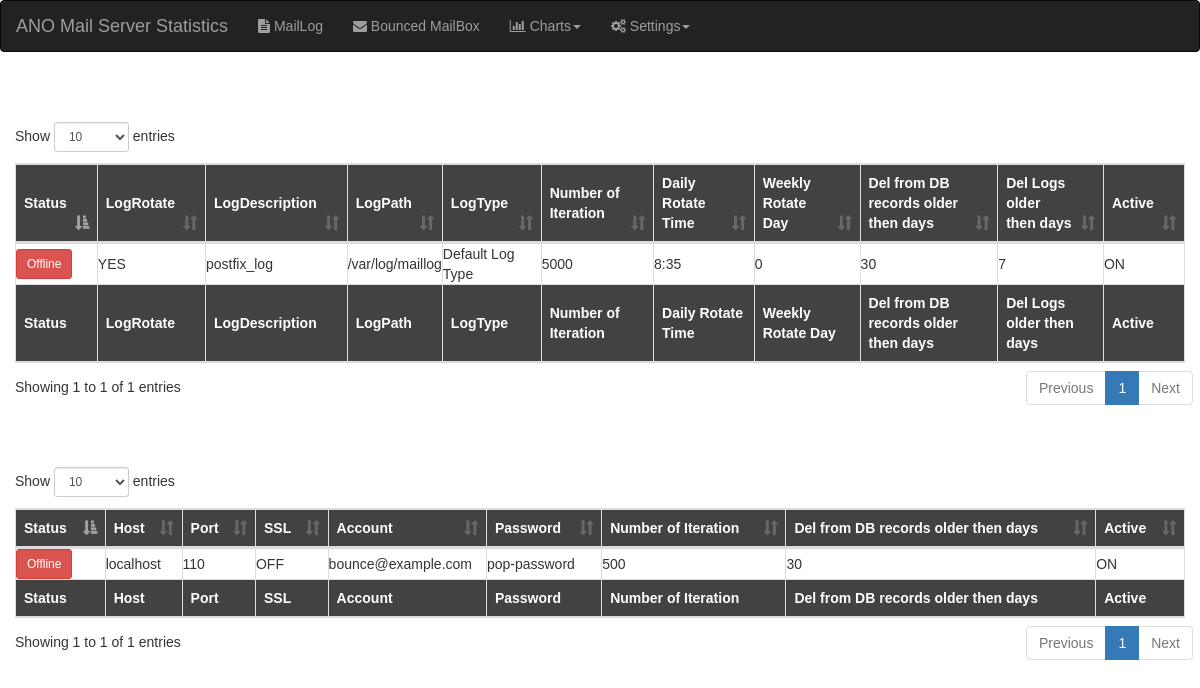
The page / on the database its author committed.
### tables this page shows
CREATE TABLE `config_log` (
  `id` int(11) NOT NULL AUTO_INCREMENT,
  `status` varchar(50) DEFAULT NULL,
  `logrotate` int(11) DEFAULT NULL,
  `log` varchar(255) DEFAULT NULL,
  `log_description` varchar(255) DEFAULT NULL,
  `logtype` int(11) DEFAULT NULL,
  `iteration_num` int(11) DEFAULT NULL,
  `R_H` int(11) DEFAULT NULL,
  `R_M` int(11) DEFAULT NULL,
  `R_W` int(11) DEFAULT NULL,
  `del_older_rows` int(11) DEFAULT NULL,
  `del_older_logs` int(11) DEFAULT NULL,
  `active` int(11) DEFAULT NULL,
  PRIMARY KEY (`id`)
);

CREATE TABLE `config_mbb` (
  `id` int(11) NOT NULL AUTO_INCREMENT,
  `status` varchar(50) DEFAULT NULL,
  `host` varchar(255) DEFAULT NULL,
  `port` int(11) DEFAULT NULL,
  `ssl` int(11) DEFAULT NULL,
  `account` varchar(255) DEFAULT NULL,
  `password` varchar(255) DEFAULT NULL,
  `iteration_num` int(11) DEFAULT NULL,
  `del_older_rows` int(11) DEFAULT NULL,
  `active` tinyint(4) DEFAULT NULL,
  PRIMARY KEY (`id`)
);

### WEB/lib/SQLStatus.php (called while the page is built, shortened)
<?php
class SQLStatus {
	private function ConnectToDB() {
		$XML = file_get_contents(realpath(__DIR__ . '/../../DB/db.xml'));
		$conf = simplexml_load_string($XML);
		$connect = new mysqli($conf->host, $conf->user, $conf->password, $conf->db, intval($conf->port));
		return $connect;
	}
	private function MlogStatus() {
		$conn = $this->ConnectToDB();
		$config_log = $conn->query('select * from config_log');
		$mlog_status = array();
		if($config_log->num_rows > 0) {
			while($row = $config_log->fetch_assoc()) {
				array_push($mlog_status, $row);
			}
		}
		return $mlog_status;
	}
	private function MboxStatus() {
		$conn = $this->ConnectToDB();
		$config_mbb = $conn->query('select * from config_mbb');
		$mbb_status = array();
		if($config_mbb->num_rows > 0) {
			while($row = $config_mbb->fetch_assoc()) {
				array_push($mbb_status, $row);
			}
		}
		return $mbb_status;
	}
	public function GET($data) {
		if($data == 'mlog') {
			return $this->MlogStatus();
		}
		elseif($data == 'mbox') {
			return $this->MboxStatus();
		}
	}
}
?>

### WEB/main.php (the view, shortened to what this page needs)
<?php function main() {
	include('lib/SQLStatus.php');
	$status = new SQLStatus;
?>
<!DOCTYPE html>
<html>
<head>
</head>
<body>
<div class="EmailTables container" style="margin-top: 70px; width: 100%;">
<table class="table-bordered" id="mlog_status">
	<thead>
		<tr>
			<th>Status</th>
			<th>LogRotate</th>
			<th>LogDescription</th>
			<th>LogPath</th>
			<th>LogType</th>
			<th>Number of Iteration</th>
			<th>Daily Rotate Time</th>
			<th>Weekly Rotate Day</th>
			<th>Del from DB records older then days</th>
			<th>Del Logs older then days</th>
			<th>Active</th>
		</tr>
	</thead>
	<tfoot>
		<tr>
			<th>Status</th>
			<th>LogRotate</th>
			<th>LogDescription</th>
			<th>LogPath</th>
			<th>LogType</th>
			<th>Number of Iteration</th>
			<th>Daily Rotate Time</th>
			<th>Weekly Rotate Day</th>
			<th>Del from DB records older then days</th>
			<th>Del Logs older then days</th>
			<th>Active</th>
		</tr>
	</tfoot>
	<tbody>
		<?php
			foreach ($status->GET('mlog') as $row) {
				$column = array();
				if($row['active'] == 1) { $column['active'] = 'ON'; } else { $column['active'] = 'OFF'; }
				if($row['logrotate'] == 1) { $column['logrotate'] = 'YES'; } else { $column['logrotate'] = 'NO'; }
				if($row['logtype'] == 1) { $column['logtype'] = 'Default Log Type'; } else { $column['logtype'] = 'ANO Log Type'; }
				if($row['status'] == 'off') { $column['status'] = '<p class="btn btn-danger btn-sm">Offline</p>'; }
				echo
					'<tr>',
						'<td>',$column['status'],'</td>',
						'<td>',$column['logrotate'],'</td>',
						'<td>',$row['log_description'],'</td>',
						'<td>',$row['log'],'</td>',
						'<td>',$column['logtype'],'</td>',
						'<td>',$row['iteration_num'],'</td>',
						'<td>',$row['R_H'].':'.$row['R_M'],'</td>',
						'<td>',$row['R_W'],'</td>',
						'<td>',$row['del_older_rows'],'</td>',
						'<td>',$row['del_older_logs'],'</td>',
						'<td>',$column['active'],'</td>',
					'</tr>';
			}
		?>
	</tbody>
</table>
</div>
<div class="EmailTables container" style="margin-top: 70px; width: 100%;">
<table class="table-bordered" id="mbox_status">
	<thead>
		<tr>
			<th>Status</th>
			<th>Host</th>
			<th>Port</th>
			<th>SSL</th>
			<th>Account</th>
			<th>Password</th>
			<th>Number of Iteration</th>
			<th>Del from DB records older then days</th>
			<th>Active</th>
		</tr>
	</thead>
	<tfoot>
		<tr>
			<th>Status</th>
			<th>Host</th>
			<th>Port</th>
			<th>SSL</th>
			<th>Account</th>
			<th>Password</th>
			<th>Number of Iteration</th>
			<th>Del from DB records older then days</th>
			<th>Active</th>
		</tr>
	</tfoot>
	<tbody>
		<?php
			foreach ($status->GET('mbox') as $row) {
				$column = array();
				if($row['active'] == 1) { $column['active'] = 'ON'; } else { $column['active'] = 'OFF'; }
				if($row['ssl'] == 1) { $column['ssl'] = 'ON'; } else { $column['ssl'] = 'OFF'; }
				if($row['status'] == 'off') { $column['status'] = '<p class="btn btn-danger btn-sm">Offline</p>'; }
				echo
					'<tr>',
						'<td>',$column['status'],'</td>',
						'<td>',$row['host'],'</td>',
						'<td>',$row['port'],'</td>',
						'<td>',$column['ssl'],'</td>',
						'<td>',$row['account'],'</td>',
						'<td>',$row['password'],'</td>',
						'<td>',$row['iteration_num'],'</td>',
						'<td>',$row['del_older_rows'],'</td>',
						'<td>',$column['active'],'</td>',
					'</tr>';
			}
		?>
	</tbody>
</table>
</div>
</body>
</html>
<?php } ?>

### WEB/index.php (shortened to what this page needs)
<!DOCTYPE html>
<html>
<head>
  <link rel="stylesheet" href="css/font-awesome.css" />
  <link rel="stylesheet" href="css/bootstrap.min.css" />
  <link rel="stylesheet" href="css/dataTables.bootstrap.min.css" />
  <link rel="stylesheet" type="text/css" href="css/select2.min.css" />
  <link rel="stylesheet" type="text/css" href="css/daterangepicker.css" />
  <link rel="stylesheet" type="text/css" href="css/style.css" />
 <?php
 	$today = date('Y-m-d');
 ?>
 </head>
 <body>
	<nav class="navbar navbar-inverse">
	  <div class="container-fluid">
	    <div class="navbar-header">
	      <a class="navbar-brand" href="index.php">ANO Mail Server Statistics</a>
	    </div>
	    <ul class="nav navbar-nav">
	      <li <?php if($_GET['page'] == 'mlist') { echo 'class="active"'; } ?>><a href="index.php?page=mlist&numOFrows=100&daterange=<?php echo $today;?>+-+<?php echo $today;?>"><span class="fa fa-file-text"></span> MailLog</a></li>
	      <li <?php if($_GET['page'] == 'mailbox') { echo 'class="active"'; } ?>><a href="index.php?page=mailbox&numOFrows=100&daterange=<?php echo $today;?>+-+<?php echo $today;?>"><span class="fa fa-envelope"></span> Bounced MailBox</a></li>
	      <li <?php if(($_GET['page'] == 'stats') || ($_GET['page'] == 'bounced')) { echo 'class="dropdown active"'; } else { echo 'class="dropdown"'; } ?> ><a class="dropdown-toggle" data-toggle="dropdown" href="#"><span class="fa fa-bar-chart"></span> Charts<span class="caret"></span></a>
          </li>
	      <li <?php if($_GET['btn'] == 'conf') { echo 'class="active dropdown"'; } else { echo 'class="dropdown"'; } ?> ><a class="dropdown-toggle" data-toggle="dropdown" href="#"><span class="fa fa-gears"></span> Settings<span class="caret"></span></a>
          </li>
	    </ul>
	  </div>
	</nav>
<?php
	if(empty($_GET['page'])) {
		include('main.php');
		main();
	}
	elseif($_GET['page'] == 'bounced') {
		include('PieChart.php');
		PieChart();
	}
	elseif ($_GET['page'] == 'stats') {
		include('SentChart.php');
		SentChart();
	}
	elseif($_GET['page'] == 'mlist') {
		include('emails.php');
		EmailList();
	}
	elseif($_GET['page'] == 'mlog') {
		include('MailLogConf.php');
		MailLogConf();
	}
	elseif ($_GET['page'] == 'mbox') {
		include('MailBoxConf.php');
		MailBoxConf();
	}
	elseif ($_GET['page'] == 'logst') {
		include('logstatus.php');
		LogStatus();
	}
	elseif ($_GET['page'] == 'inout') {
		include('SmtpInOutConf.php');
		SmtpInOutConf();
	}
	elseif ($_GET['page'] == 'codes') {
		include('BounceCodesConf.php');
		BounceCodesConf();
	}
	elseif ($_GET['page'] == 'mailbox') {
		include('BounceMailBox.php');
		BounceMailBox();
	}
	elseif ($_GET['page'] == 'dmcfg') {
		include('DomainsConf.php');
		DomainsConf();
	}
?>
 </body>

### WEB/css/style.css (style rules this page uses)
body { font-family: arial, sans-serif; }
.EmailTables table { width: 100%; text-align: left; }
.EmailTables th { background-color: #424242; color: white; padding: 8px; text-align: left; align-self: left; }

### rows shown on the page
config_log: logrotate "YES", log_description "postfix_log", log "/var/log/maillog", logtype "Default Log Type", iteration_num "5000", R_H "8", R_M "35", R_W "0", del_older_rows "30", del_older_logs "7", active "ON"
config_mbb: host "localhost", port "110", ssl "OFF", account "bounce@example.com", password "pop-password", iteration_num "500", del_older_rows "30", active "ON"
